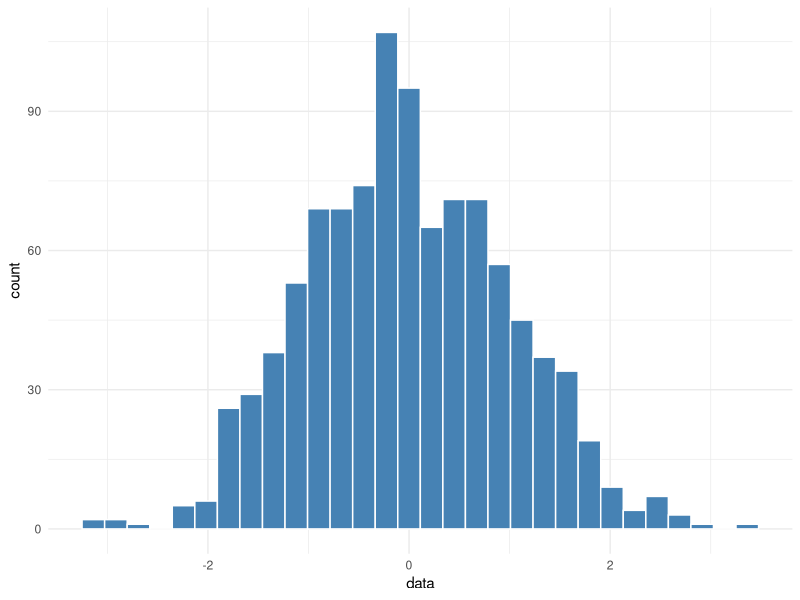
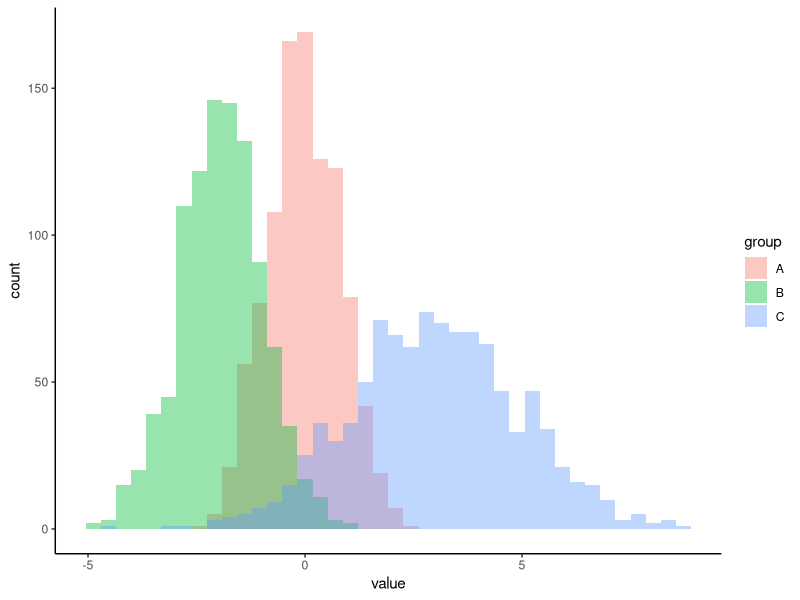
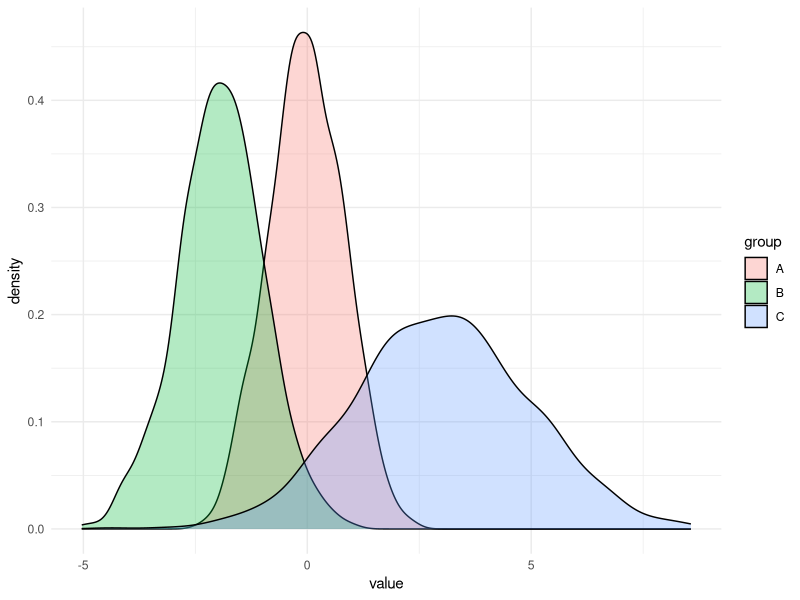
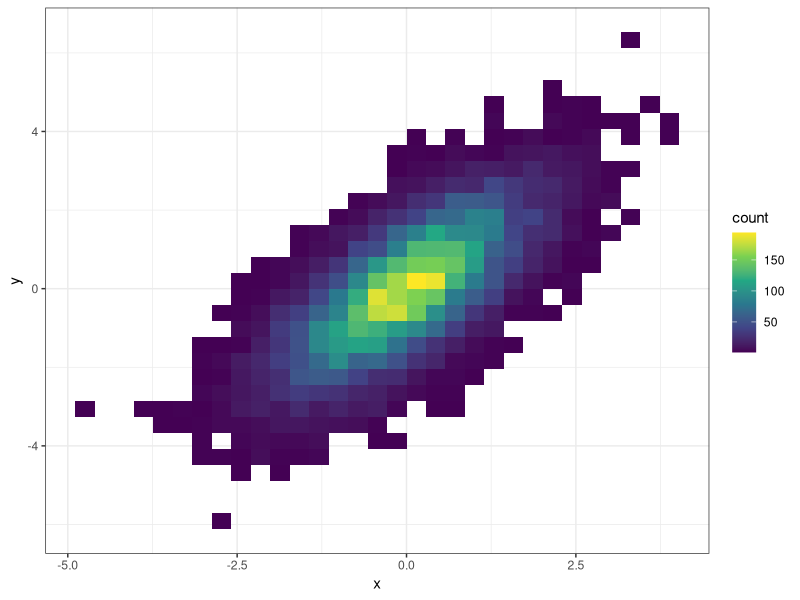
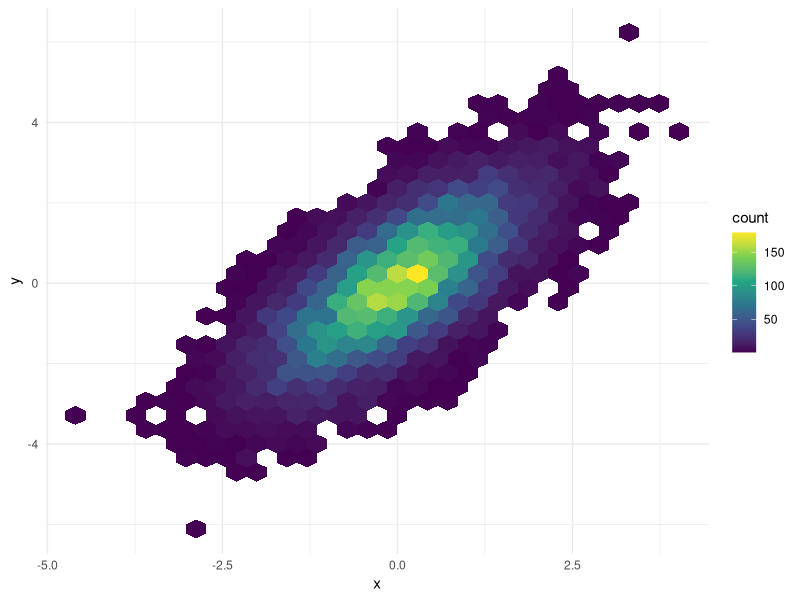
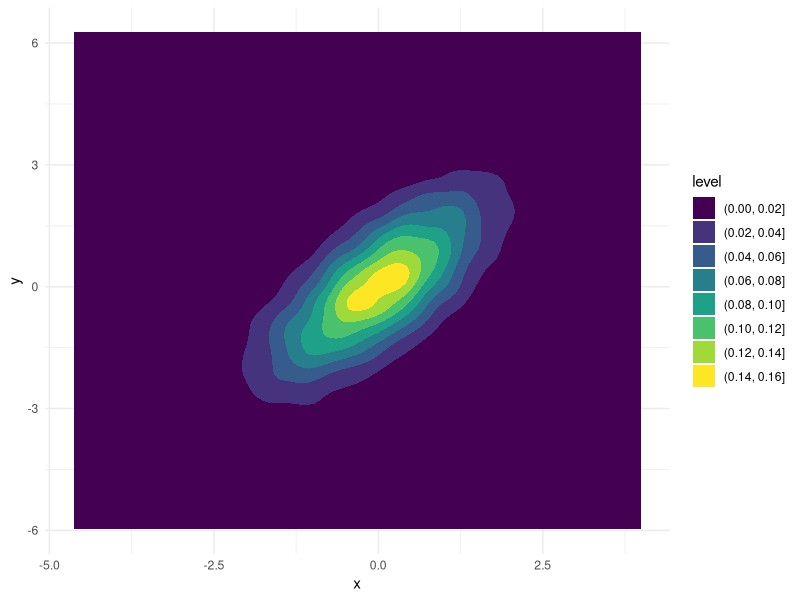

Write R code to recreate these figures, in order.
## ---- chunk 1
library(tidyverse)
## ---- chunk 2
set.seed(0)
df <- tibble(data = rnorm(1000))

ggplot(df, aes(x = data)) +
  geom_histogram(bins = 30, fill = "steelblue", color = "white") +
  theme_minimal()
## ---- chunk 3
df_multi <- tibble(
  group = rep(c("A", "B", "C"), each = 1000),
  value = c(rnorm(1000, 0, 0.8), rnorm(1000, -2, 1), rnorm(1000, 3, 2))
)

ggplot(df_multi, aes(x = value, fill = group)) +
  geom_histogram(bins = 40, alpha = 0.4, position = "identity") +
  theme_classic()
## ---- chunk 4
ggplot(df_multi, aes(x = value, fill = group)) +
  geom_density(alpha = 0.3) +
  theme_minimal()
## ---- chunk 5
# Generate multivariate normal data
library(MASS)
set.seed(42)
mu <- c(0, 0)
Sigma <- matrix(c(1, 1, 1, 2), 2)
df_2d <- as_tibble(mvrnorm(10000, mu, Sigma))
colnames(df_2d) <- c("x", "y")

# 2D Histogram
ggplot(df_2d, aes(x = x, y = y)) +
  geom_bin2d(bins = 30) +
  scale_fill_viridis_c() +
  theme_bw()
## ---- chunk 6
ggplot(df_2d, aes(x = x, y = y)) +
  geom_hex(bins = 30) +
  scale_fill_viridis_c() +
  theme_minimal()
## ---- chunk 7
ggplot(df_2d, aes(x = x, y = y)) +
  geom_density_2d_filled() +
  theme_minimal()
